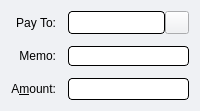
  <widget class="QFrame" name="SendCoins_UnauthenticatedPaymentRequest">
   <property name="palette">
    <palette>
     <active>
      <colorrole role="WindowText">
       <brush brushstyle="SolidPattern">
        <color alpha="255">
         <red>0</red>
         <green>0</green>
         <blue>0</blue>
        </color>
       </brush>
      </colorrole>
      <colorrole role="Button">
       <brush brushstyle="SolidPattern">
        <color alpha="255">
         <red>239</red>
         <green>241</green>
         <blue>244</blue>
        </color>
       </brush>
      </colorrole>
      <colorrole role="Light">
       <brush brushstyle="SolidPattern">
        <color alpha="255">
         <red>255</red>
         <green>255</green>
         <blue>255</blue>
        </color>
       </brush>
      </colorrole>
      <colorrole role="Midlight">
       <brush brushstyle="SolidPattern">
        <color alpha="255">
         <red>255</red>
         <green>255</green>
         <blue>191</blue>
        </color>
       </brush>
      </colorrole>
      <colorrole role="Dark">
       <brush brushstyle="SolidPattern">
        <color alpha="255">
         <red>127</red>
         <green>127</green>
         <blue>63</blue>
        </color>
       </brush>
      </colorrole>
      <colorrole role="Mid">
       <brush brushstyle="SolidPattern">
        <color alpha="255">
         <red>170</red>
         <green>170</green>
         <blue>84</blue>
        </color>
       </brush>
      </colorrole>
      <colorrole role="Text">
       <brush brushstyle="SolidPattern">
        <color alpha="255">
         <red>0</red>
         <green>0</green>
         <blue>0</blue>
        </color>
       </brush>
      </colorrole>
      <colorrole role="BrightText">
       <brush brushstyle="SolidPattern">
        <color alpha="255">
         <red>255</red>
         <green>255</green>
         <blue>255</blue>
        </color>
       </brush>
      </colorrole>
      <colorrole role="ButtonText">
       <brush brushstyle="SolidPattern">
        <color alpha="255">
         <red>0</red>
         <green>0</green>
         <blue>0</blue>
        </color>
       </brush>
      </colorrole>
      <colorrole role="Base">
       <brush brushstyle="SolidPattern">
        <color alpha="255">
         <red>239</red>
         <green>241</green>
         <blue>244</blue>
        </color>
       </brush>
      </colorrole>
      <colorrole role="Window">
       <brush brushstyle="SolidPattern">
        <color alpha="255">
         <red>239</red>
         <green>241</green>
         <blue>244</blue>
        </color>
       </brush>
      </colorrole>
      <colorrole role="Shadow">
       <brush brushstyle="SolidPattern">
        <color alpha="255">
         <red>0</red>
         <green>0</green>
         <blue>0</blue>
        </color>
       </brush>
      </colorrole>
      <colorrole role="AlternateBase">
       <brush brushstyle="SolidPattern">
        <color alpha="255">
         <red>255</red>
         <green>255</green>
         <blue>191</blue>
        </color>
       </brush>
      </colorrole>
      <colorrole role="ToolTipBase">
       <brush brushstyle="SolidPattern">
        <color alpha="255">
         <red>255</red>
         <green>255</green>
         <blue>220</blue>
        </color>
       </brush>
      </colorrole>
      <colorrole role="ToolTipText">
       <brush brushstyle="SolidPattern">
        <color alpha="255">
         <red>0</red>
         <green>0</green>
         <blue>0</blue>
        </color>
       </brush>
      </colorrole>
     </active>
     <inactive>
      <colorrole role="WindowText">
       <brush brushstyle="SolidPattern">
        <color alpha="255">
         <red>0</red>
         <green>0</green>
         <blue>0</blue>
        </color>
       </brush>
      </colorrole>
      <colorrole role="Button">
       <brush brushstyle="SolidPattern">
        <color alpha="255">
         <red>239</red>
         <green>241</green>
         <blue>244</blue>
        </color>
       </brush>
      </colorrole>
      <colorrole role="Light">
       <brush brushstyle="SolidPattern">
        <color alpha="255">
         <red>255</red>
         <green>255</green>
         <blue>255</blue>
        </color>
       </brush>
      </colorrole>
      <colorrole role="Midlight">
       <brush brushstyle="SolidPattern">
        <color alpha="255">
         <red>255</red>
         <green>255</green>
         <blue>191</blue>
        </color>
       </brush>
      </colorrole>
      <colorrole role="Dark">
       <brush brushstyle="SolidPattern">
        <color alpha="255">
         <red>127</red>
         <green>127</green>
         <blue>63</blue>
        </color>
       </brush>
      </colorrole>
      <colorrole role="Mid">
       <brush brushstyle="SolidPattern">
        <color alpha="255">
         <red>170</red>
         <green>170</green>
         <blue>84</blue>
        </color>
       </brush>
      </colorrole>
      <colorrole role="Text">
       <brush brushstyle="SolidPattern">
        <color alpha="255">
         <red>0</red>
         <green>0</green>
         <blue>0</blue>
        </color>
       </brush>
      </colorrole>
      <colorrole role="BrightText">
       <brush brushstyle="SolidPattern">
        <color alpha="255">
         <red>255</red>
         <green>255</green>
         <blue>255</blue>
        </color>
       </brush>
      </colorrole>
      <colorrole role="ButtonText">
       <brush brushstyle="SolidPattern">
        <color alpha="255">
         <red>0</red>
         <green>0</green>
         <blue>0</blue>
        </color>
       </brush>
      </colorrole>
      <colorrole role="Base">
       <brush brushstyle="SolidPattern">
        <color alpha="255">
         <red>239</red>
         <green>241</green>
         <blue>244</blue>
        </color>
       </brush>
      </colorrole>
      <colorrole role="Window">
       <brush brushstyle="SolidPattern">
        <color alpha="255">
         <red>239</red>
         <green>241</green>
         <blue>244</blue>
        </color>
       </brush>
      </colorrole>
      <colorrole role="Shadow">
       <brush brushstyle="SolidPattern">
        <color alpha="255">
         <red>0</red>
         <green>0</green>
         <blue>0</blue>
        </color>
       </brush>
      </colorrole>
      <colorrole role="AlternateBase">
       <brush brushstyle="SolidPattern">
        <color alpha="255">
         <red>255</red>
         <green>255</green>
         <blue>191</blue>
        </color>
       </brush>
      </colorrole>
      <colorrole role="ToolTipBase">
       <brush brushstyle="SolidPattern">
        <color alpha="255">
         <red>255</red>
         <green>255</green>
         <blue>220</blue>
        </color>
       </brush>
      </colorrole>
      <colorrole role="ToolTipText">
       <brush brushstyle="SolidPattern">
        <color alpha="255">
         <red>0</red>
         <green>0</green>
         <blue>0</blue>
        </color>
       </brush>
      </colorrole>
     </inactive>
     <disabled>
      <colorrole role="WindowText">
       <brush brushstyle="SolidPattern">
        <color alpha="255">
         <red>127</red>
         <green>127</green>
         <blue>63</blue>
        </color>
       </brush>
      </colorrole>
      <colorrole role="Button">
       <brush brushstyle="SolidPattern">
        <color alpha="255">
         <red>239</red>
         <green>241</green>
         <blue>244</blue>
        </color>
       </brush>
      </colorrole>
      <colorrole role="Light">
       <brush brushstyle="SolidPattern">
        <color alpha="255">
         <red>255</red>
         <green>255</green>
         <blue>255</blue>
        </color>
       </brush>
      </colorrole>
      <colorrole role="Midlight">
       <brush brushstyle="SolidPattern">
        <color alpha="255">
         <red>255</red>
         <green>255</green>
         <blue>191</blue>
        </color>
       </brush>
      </colorrole>
      <colorrole role="Dark">
       <brush brushstyle="SolidPattern">
        <color alpha="255">
         <red>127</red>
         <green>127</green>
         <blue>63</blue>
        </color>
       </brush>
      </colorrole>
      <colorrole role="Mid">
       <brush brushstyle="SolidPattern">
        <color alpha="255">
         <red>170</red>
         <green>170</green>
         <blue>84</blue>
        </color>
       </brush>
      </colorrole>
      <colorrole role="Text">
       <brush brushstyle="SolidPattern">
        <color alpha="255">
         <red>127</red>
         <green>127</green>
         <blue>63</blue>
        </color>
       </brush>
      </colorrole>
      <colorrole role="BrightText">
       <brush brushstyle="SolidPattern">
        <color alpha="255">
         <red>255</red>
         <green>255</green>
         <blue>255</blue>
        </color>
       </brush>
      </colorrole>
      <colorrole role="ButtonText">
       <brush brushstyle="SolidPattern">
        <color alpha="255">
         <red>127</red>
         <green>127</green>
         <blue>63</blue>
        </color>
       </brush>
      </colorrole>
      <colorrole role="Base">
       <brush brushstyle="SolidPattern">
        <color alpha="255">
         <red>239</red>
         <green>241</green>
         <blue>244</blue>
        </color>
       </brush>
      </colorrole>
      <colorrole role="Window">
       <brush brushstyle="SolidPattern">
        <color alpha="255">
         <red>239</red>
         <green>241</green>
         <blue>244</blue>
        </color>
       </brush>
      </colorrole>
      <colorrole role="Shadow">
       <brush brushstyle="SolidPattern">
        <color alpha="255">
         <red>0</red>
         <green>0</green>
         <blue>0</blue>
        </color>
       </brush>
      </colorrole>
      <colorrole role="AlternateBase">
       <brush brushstyle="SolidPattern">
        <color alpha="255">
         <red>255</red>
         <green>255</green>
         <blue>127</blue>
        </color>
       </brush>
      </colorrole>
      <colorrole role="ToolTipBase">
       <brush brushstyle="SolidPattern">
        <color alpha="255">
         <red>255</red>
         <green>255</green>
         <blue>220</blue>
        </color>
       </brush>
      </colorrole>
      <colorrole role="ToolTipText">
       <brush brushstyle="SolidPattern">
        <color alpha="255">
         <red>0</red>
         <green>0</green>
         <blue>0</blue>
        </color>
       </brush>
      </colorrole>
     </disabled>
    </palette>
   </property>
   <property name="toolTip">
    <string>This is an unauthenticated payment request.</string>
   </property>
   <property name="autoFillBackground">
    <bool>false</bool>
   </property>
   <property name="frameShape">
    <enum>QFrame::NoFrame</enum>
   </property>
   <layout class="QGridLayout" name="gridLayout_is">
    <property name="spacing">
     <number>12</number>
    </property>
    <item row="0" column="0">
     <widget class="QLabel" name="payToLabel_is">
      <property name="text">
       <string>Pay To:</string>
      </property>
      <property name="alignment">
       <set>Qt::AlignRight|Qt::AlignTrailing|Qt::AlignVCenter</set>
      </property>
     </widget>
    </item>
    <item row="0" column="1">
     <layout class="QHBoxLayout" name="payToLayout_is">
      <property name="spacing">
       <number>0</number>
      </property>
      <item>
       <widget class="QLabel" name="payTo_is">
        <property name="styleSheet">
         <string notr="true">background: #fff; border-radius: 4px; border: 1px solid #000; padding:2px</string>
        </property>
       </widget>
      </item>
      <item>
       <widget class="QToolButton" name="deleteButton_is">
        <property name="toolTip">
         <string>Remove this entry</string>
        </property>
        <property name="text">
         <string/>
        </property>
        <property name="icon">
         <iconset>
          <normaloff>:/icons/remove</normaloff>:/icons/remove</iconset>
        </property>
       </widget>
      </item>
     </layout>
    </item>
    <item row="1" column="0">
     <widget class="QLabel" name="memoLabel_is">
      <property name="text">
       <string>Memo:</string>
      </property>
      <property name="alignment">
       <set>Qt::AlignRight|Qt::AlignTrailing|Qt::AlignVCenter</set>
      </property>
     </widget>
    </item>
    <item row="1" column="1">
     <widget class="QLabel" name="memoTextLabel_is">
      <property name="styleSheet">
       <string notr="true">background: #fff; border-radius: 4px; border: 1px solid #000; padding:2px</string>
      </property>
      <property name="textFormat">
       <enum>Qt::PlainText</enum>
      </property>
     </widget>
    </item>
    <item row="2" column="0">
     <widget class="QLabel" name="amountLabel_is">
      <property name="text">
       <string>A&amp;mount:</string>
      </property>
      <property name="alignment">
       <set>Qt::AlignRight|Qt::AlignTrailing|Qt::AlignVCenter</set>
      </property>
      <property name="buddy">
       <cstring>payAmount_is</cstring>
      </property>
     </widget>
    </item>
    <item row="2" column="1">
     <widget class="NavCoinAmountField" name="payAmount_is">
      <property name="acceptDrops">
       <bool>false</bool>
      </property>
      <property name="styleSheet">
       <string notr="true">background: #fff; border-radius: 4px; border: 1px solid #000; padding:2px</string>
      </property>
     </widget>
    </item>
   </layout>
  </widget>
